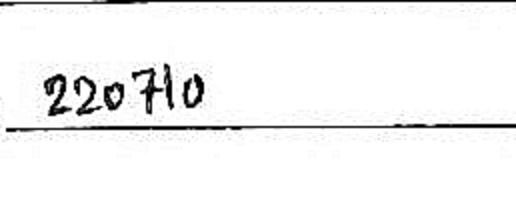
#> input picture sharpened_image.jpg, 516 x 198 px
$ jupyter execute --allow-errors training.ipynb   (shell and % lines are left out)
#> lines starting #> are read from the running program, lines starting #| are printed output that depends on the picture; after the words box and inside, x2 and y2 are one past the last pixel; in counts of white or black regions, pixels touching at a corner belong together
## Approach

* **Step1** :  Build a digit(0-9) + A-Z characters classifier using a CNN architecture.
* **Step2** :  Apply character segmentation for the handwritten word image.
* **Step3** :  Classify each segmented letter and then get the final word in the image.

[cell 1]
import numpy as np
import pandas as pd
from keras.preprocessing.image import ImageDataGenerator
import os
import random
import cv2
import imutils
import random
import matplotlib.pyplot as plt
import seaborn as sns
from sklearn.preprocessing import LabelBinarizer
from keras.utils import np_utils
from keras.models import Sequential
from keras import optimizers
from sklearn.preprocessing import LabelBinarizer
from keras import backend as K
from keras.layers import Dense, Activation, Flatten, Dense,MaxPooling2D, Dropout
from keras.layers import Conv2D, MaxPooling2D, BatchNormalization

[cell 2]
dir = "./dataset1/Train/"
train_data = []
img_size = 32
non_chars = ["#","$","&","@"]
#> (the rest of this cell did not finish here and is left out)

[cell 3]
len(train_data)

[cell 4]
val_dir = "./dataset1/Validation/"
val_data = []
img_size = 32
#> (the rest of this cell did not finish here and is left out)

[cell 5]
len(val_data)

[cell 6]
random.shuffle(train_data)
random.shuffle(val_data)

[cell 7]
train_X = []
train_Y = []
for features,label in train_data:
    train_X.append(features)
    train_Y.append(label)

[cell 8]
val_X = []
val_Y = []
for features,label in val_data:
    val_X.append(features)
    val_Y.append(label)

[cell 9]
LB = LabelBinarizer()
#> (the rest of this cell did not finish here and is left out)

[cell 10]
train_X = np.array(train_X)/255.0
train_X = train_X.reshape(-1,32,32,1)
train_Y = np.array(train_Y)

[cell 11]
val_X = np.array(val_X)/255.0
val_X = val_X.reshape(-1,32,32,1)
val_Y = np.array(val_Y)

[cell 12]
print(train_X.shape,val_X.shape)

[cell 13]
print(train_Y.shape,val_Y.shape)

#> (a cell that did not finish here is left out)

#> (a cell that did not finish here is left out)

#> (a cell that did not finish here is left out)

[cell 17]
from tensorflow.keras.models import load_model
#> (the rest of this cell did not finish here and is left out)

#> (a cell that did not finish here is left out)

#> (a cell that did not finish here is left out)

#> (a cell that did not finish here is left out)

#> (a cell that did not finish here is left out)

## Recognition and Post-Processing
1. The sort contours function is used to get the correct order of individual characters for correct output extraction. In this case for extracting a single word, a left to right sorting of individual characters is needed.
2. The get letters function fetches the list of letters and get word function gets the individual word.

[cell 22]
def sort_contours(cnts, method="left-to-right"):
    reverse = False
    i = 0
    if method == "right-to-left" or method == "bottom-to-top":
        reverse = True
    if method == "top-to-bottom" or method == "bottom-to-top":
        i = 1
    boundingBoxes = [cv2.boundingRect(c) for c in cnts]
    (cnts, boundingBoxes) = zip(*sorted(zip(cnts, boundingBoxes),
    key=lambda b:b[1][i], reverse=reverse))
    # return the list of sorted contours and bounding boxes
    return (cnts, boundingBoxes)

[cell 23]
def get_letters(img):
#> called with img = 'sharpened_image.jpg'
    letters = []
    image = cv2.imread(img)
#> image is the input picture: shape (198, 516, 3); min 0, max 255, mean 241.7
    gray = cv2.cvtColor(image, cv2.COLOR_BGR2GRAY)
    ret, thresh1 = cv2.threshold(gray, 127, 255, cv2.THRESH_BINARY_INV)
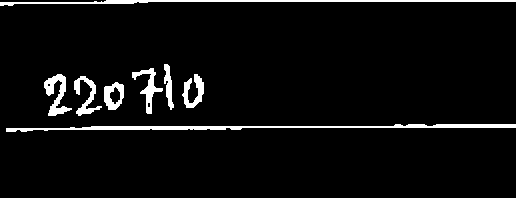
#> thresh1: shape (198, 516); 4.9% white; 8 white regions, largest, box (x1, y1, x2, y2) and area: (6, 124, 516, 132) 1578, (0, 0, 516, 6) 1129, (44, 74, 72, 116) 511

    # Define a rectangular kernel
    kernel = cv2.getStructuringElement(cv2.MORPH_RECT, (2, 2))

    # Apply dilation using the kernel
    dilated = cv2.dilate(thresh1, kernel, iterations=2)
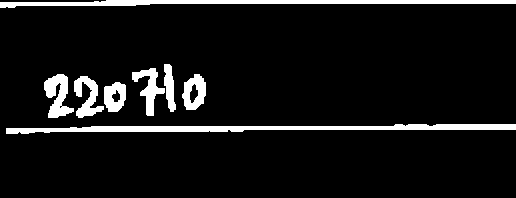
#> dilated: shape (198, 516); 8% white; 8 white regions

    cnts = cv2.findContours(dilated.copy(), cv2.RETR_EXTERNAL, cv2.CHAIN_APPROX_SIMPLE)
#> cnts = 8 contours; box (x1, y1, x2, y2) and area: (6, 124, 516, 134) 2118, (0, 0, 516, 8) 1657, (44, 74, 74, 118) 662, (182, 74, 206, 110) 601, (74, 76, 104, 118) 538, (132, 68, 165, 116) 538, (104, 82, 126, 112) 500, (164, 64, 176, 112) 319
    cnts = imutils.grab_contours(cnts)
    cnts = sort_contours(cnts, method="left-to-right")[0]
#> in sort_contours, `boundingBoxes = [cv2.boundingRect(c) for c in cnts]`: boundingBoxes = [(6, 124, 510, 10), (104, 82, 22, 30), (74, 76, 30, 42), (182, 74, 24, 36), (44, 74, 30, 44), (132, 68, 33, 48), (164, 64, 12, 48), (0, 0, 516, 8)]
#> in sort_contours, `(cnts, boundingBoxes) = zip(*sorted(zip(cnts, boundingBoxes), key=lamb..`: boundingBoxes = ((0, 0, 516, 8), (6, 124, 510, 10), (44, 74, 30, 44), (74, 76, 30, 42), (104, 82, 22, 30), (132, 68, 33, 48), (164, 64, 12, 48), (182, 74, 24, 36))
    # loop over the contours
    for c in cnts:
        if cv2.contourArea(c) > 10:
            (x, y, w, h) = cv2.boundingRect(c)
            aspect_ratio = w / h
            # Filter out contours with an aspect ratio that is too small or too large
            if 0.2 < aspect_ratio < 5:
                cv2.rectangle(image, (x, y), (x + w, y + h), (0, 255, 0), 2)
                roi = gray[y:y + h, x:x + w]
                thresh = cv2.threshold(roi, 0, 255, cv2.THRESH_BINARY_INV | cv2.THRESH_OTSU)[1]
                thresh = cv2.resize(thresh, (28, 28), interpolation=cv2.INTER_CUBIC)  # Resize to 28x28
                thresh = thresh.astype("float32") / 255.0
                thresh = np.expand_dims(thresh, axis=-1)
                thresh = thresh.reshape(1, 28, 28, 1)
                ypred = model.predict(thresh)
                ypred = LB.inverse_transform(ypred)
                [x] = ypred
                letters.append(x)
#> this loop made 3 passes
#> (y, w, h, aspect_ratio) on passes 1 to 3: (0, 516, 8, 64.5), (124, 510, 10, 51), (74, 30, 44, 0.682)
#> pass 3, in get_letters, `roi = gray[y:y + h, x:x + w]`:
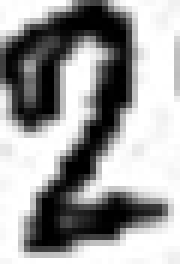
#> roi: shape (44, 30) (shown 6 times larger); min 0, max 255, mean 158.6
#> pass 3, in get_letters, `thresh = cv2.threshold(roi, 0, 255, cv2.THRESH_BINARY_INV | cv2.THRESH..`:
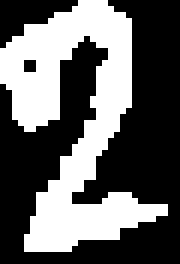
#> thresh: shape (44, 30) (shown 6 times larger); 39% white; 1 white region, box (x1, y1, x2, y2) and area: (0, 0, 28, 42) 515
#> pass 3, in get_letters, `thresh = cv2.resize(thresh, (28, 28), interpolation=cv2.INTER_CUBIC)`:
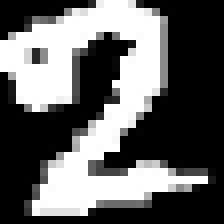
#> thresh: shape (28, 28) (shown 8 times larger); min 0, max 255, mean 99.1
#> after the loop:
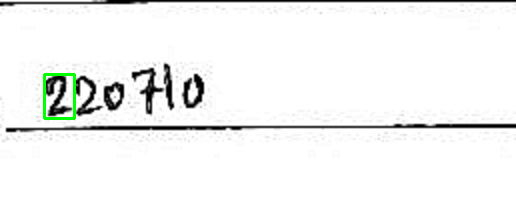
#> image: shape (198, 516, 3); 0.43% of pixels changed, all inside (x1, y1, x2, y2) = (43, 73, 76, 120)
#> after the loop, letters = []
    return letters, image

$ run again, with 2.jpg copied over sharpened_image.jpg
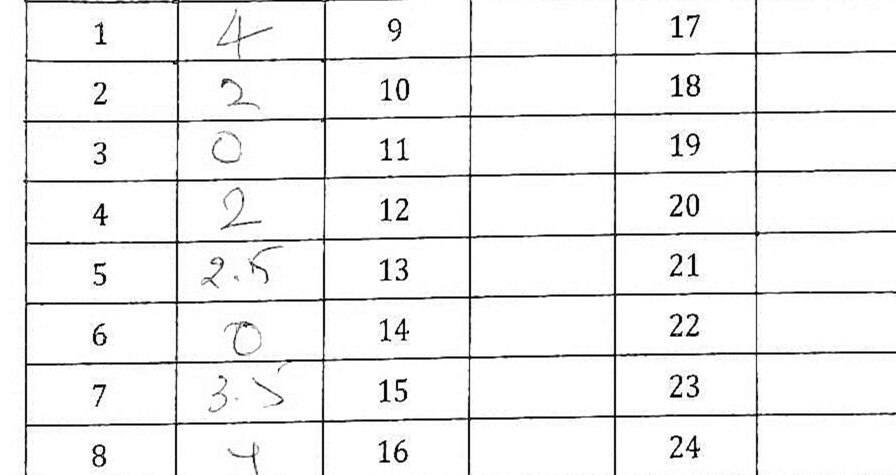
#> input picture 2.jpg, 1792 x 949 px (shown at 1/2 size)
#> in get_letters, image is the input picture: shape (949, 1792, 3); min 0, max 255, mean 241
#> in get_letters, `ret, thresh1 = cv2.threshold(gray, 127, 255, cv2.THRESH_BINARY_INV)`:
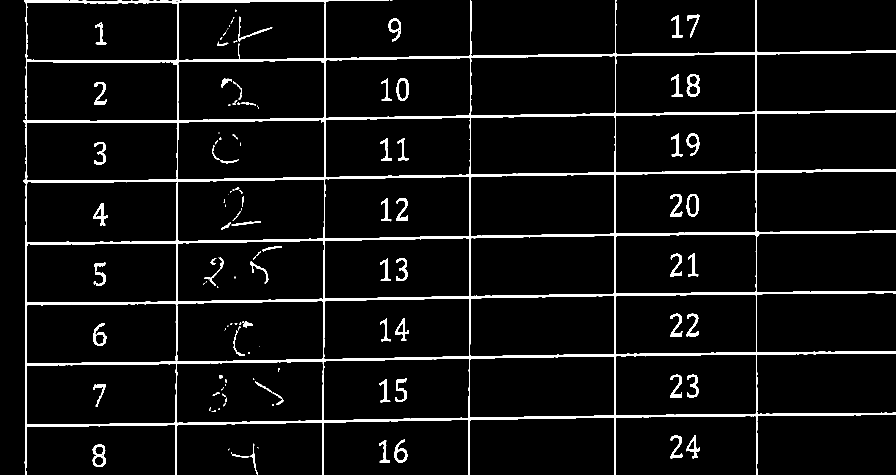
#> thresh1: shape (949, 1792) (shown at 1/2 size); 5.1% white; 128 white regions (56 under 20 px), largest, box (x1, y1, x2, y2) and area: (46, 0, 1792, 949) 67609, (1373, 149, 1400, 193) 545, (184, 889, 212, 934) 508
#> dilated: shape (949, 1792); 8% white; 88 white regions (5 under 20 px)
#> in get_letters, `cnts = cv2.findContours(dilated.copy(), cv2.RETR_EXTERNAL, cv2.CHAIN_A..`: cnts = 12 contours, 2 with area under 20; largest, box (x1, y1, x2, y2) and area: (46, 0, 1792, 949) 1153883, (184, 889, 214, 936) 1068, (788, 879, 818, 927) 830, (776, 37, 804, 85) 792, (1372, 871, 1402, 919) 634
#> in sort_contours, `boundingBoxes = [cv2.boundingRect(c) for c in cnts]`: boundingBoxes = [(456, 897, 5, 6), (515, 894, 4, 5), (184, 889, 30, 47), (462, 887, 56, 62), (758, 881, 24, 46), (788, 879, 30, 48), (1372, 871, 30, 48), (1340, 871, 28, 48), (776, 37, 28, 48), (1342, 31, 26, 46), (1374, 29, 28, 48), (46, 0, 1746, 949)]
#> in sort_contours, `(cnts, boundingBoxes) = zip(*sorted(zip(cnts, boundingBoxes), key=lamb..`: boundingBoxes = ((46, 0, 1746, 949), (184, 889, 30, 47), (456, 897, 5, 6), (462, 887, 56, 62), (515, 894, 4, 5), (758, 881, 24, 46), (776, 37, 28, 48), (788, 879, 30, 48), (1340, 871, 28, 48), (1342, 31, 26, 46), (1372, 871, 30, 48), (1374, 29, 28, 48))
#> the loop in get_letters, `for c in cnts:` made 1 pass
#> (y, w, h, aspect_ratio) on pass 1: (0, 1746, 949, 1.84)
#> after the loop in get_letters, `for c in cnts:`:
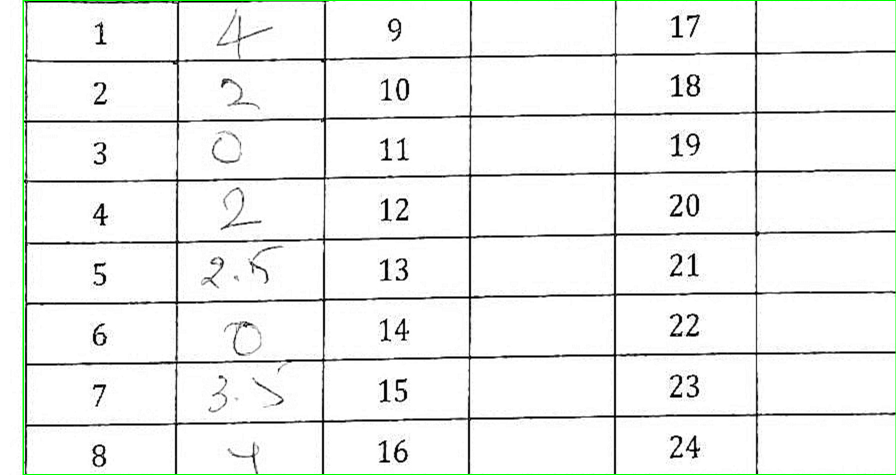
#> image: shape (949, 1792, 3) (shown at 1/2 size); 0.53% of pixels changed, all inside (x1, y1, x2, y2) = (45, 0, 1792, 949)
#> after the loop in get_letters, `for c in cnts:`: letters = []

$ run again, with an.png saved as sharpened_image.jpg
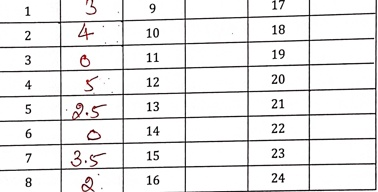
#> input picture an.png, 378 x 192 px
#> in get_letters, image is the input picture: shape (192, 378, 3); mean B, G, R 234.6, 234.4, 235.1
#> in get_letters, `ret, thresh1 = cv2.threshold(gray, 127, 255, cv2.THRESH_BINARY_INV)`:
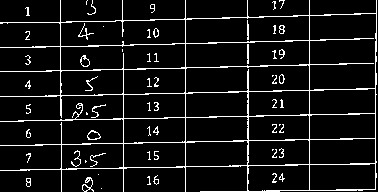
#> thresh1: shape (192, 378); 8.1% white in thin lines or dots
#> dilated: shape (192, 378); 21.9% white; 43 white regions (5 under 20 px)
#> in get_letters, `cnts = cv2.findContours(dilated.copy(), cv2.RETR_EXTERNAL, cv2.CHAIN_A..`: cnts = 18 contours, 3 with area under 20; largest, box (x1, y1, x2, y2) and area: (0, 0, 378, 192) 52128, (82, 177, 96, 192) 140, (147, 175, 161, 187) 93, (87, 0, 98, 17) 66, (25, 55, 33, 67) 60
#> in sort_contours, `boundingBoxes = [cv2.boundingRect(c) for c in cnts]`: boundingBoxes = 18 items, first 6: (101, 188, 3, 3), (26, 178, 7, 11), (82, 177, 14, 15), (147, 175, 14, 12), (98, 174, 3, 3), (26, 153, 7, 12)
#> in sort_contours, `(cnts, boundingBoxes) = zip(*sorted(zip(cnts, boundingBoxes), key=lamb..`: boundingBoxes = 18 items, first 6: (0, 0, 378, 192), (25, 80, 8, 11), (25, 55, 8, 12), (25, 31, 7, 11), (25, 7, 7, 11), (26, 178, 7, 11)
#> the loop in get_letters, `for c in cnts:` made 1 pass
#> (y, w, h, aspect_ratio) on pass 1: (0, 378, 192, 1.97)
#> after the loop in get_letters, `for c in cnts:`:
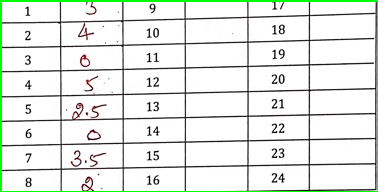
#> image: shape (192, 378, 3); 2.34% of pixels changed, all inside (x1, y1, x2, y2) = (0, 0, 378, 192)
#> after the loop in get_letters, `for c in cnts:`: letters = []

$ run again, with an2.png saved as sharpened_image.jpg
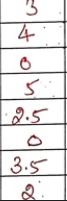
#> input picture an2.png, 67 x 201 px
#> in get_letters, image is the input picture: shape (201, 67, 3); mean B, G, R 226.5, 226.2, 229.3
#> in get_letters, `ret, thresh1 = cv2.threshold(gray, 127, 255, cv2.THRESH_BINARY_INV)`:
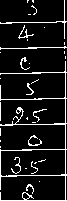
#> thresh1: shape (201, 67); 9.9% white in thin lines or dots
#> dilated: shape (201, 67); 27.1% white; 13 white regions (7 under 20 px)
#> in get_letters, `cnts = cv2.findContours(dilated.copy(), cv2.RETR_EXTERNAL, cv2.CHAIN_A..`: cnts = 11 contours, 5 with area under 20; largest, box (x1, y1, x2, y2) and area: (0, 42, 67, 201) 4392, (0, 0, 67, 43) 350, (28, 135, 44, 148) 142, (26, 79, 41, 97) 91, (20, 57, 32, 72) 83, (28, 0, 39, 17) 64
#> in sort_contours, `boundingBoxes = [cv2.boundingRect(c) for c in cnts]`: boundingBoxes = [(0, 140, 3, 4), (28, 135, 16, 13), (26, 117, 4, 5), (26, 79, 15, 18), (0, 78, 3, 3), (20, 57, 12, 15), (0, 42, 67, 159), (44, 27, 3, 3), (0, 0, 67, 43), (28, 0, 11, 17), (27, 0, 4, 5)]
#> in sort_contours, `(cnts, boundingBoxes) = zip(*sorted(zip(cnts, boundingBoxes), key=lamb..`: boundingBoxes = ((0, 140, 3, 4), (0, 78, 3, 3), (0, 42, 67, 159), (0, 0, 67, 43), (20, 57, 12, 15), (26, 117, 4, 5), (26, 79, 15, 18), (27, 0, 4, 5), (28, 135, 16, 13), (28, 0, 11, 17), (44, 27, 3, 3))
#> the loop in get_letters, `for c in cnts:` made 3 passes
#> (y, w, h, aspect_ratio) on pass 3: (42, 67, 159, 0.421)
#> after the loop in get_letters, `for c in cnts:`:
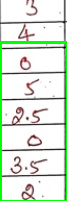
#> image: shape (201, 67, 3); 5.47% of pixels changed, all inside (x1, y1, x2, y2) = (0, 41, 67, 201)
#> after the loop in get_letters, `for c in cnts:`: letters = []
